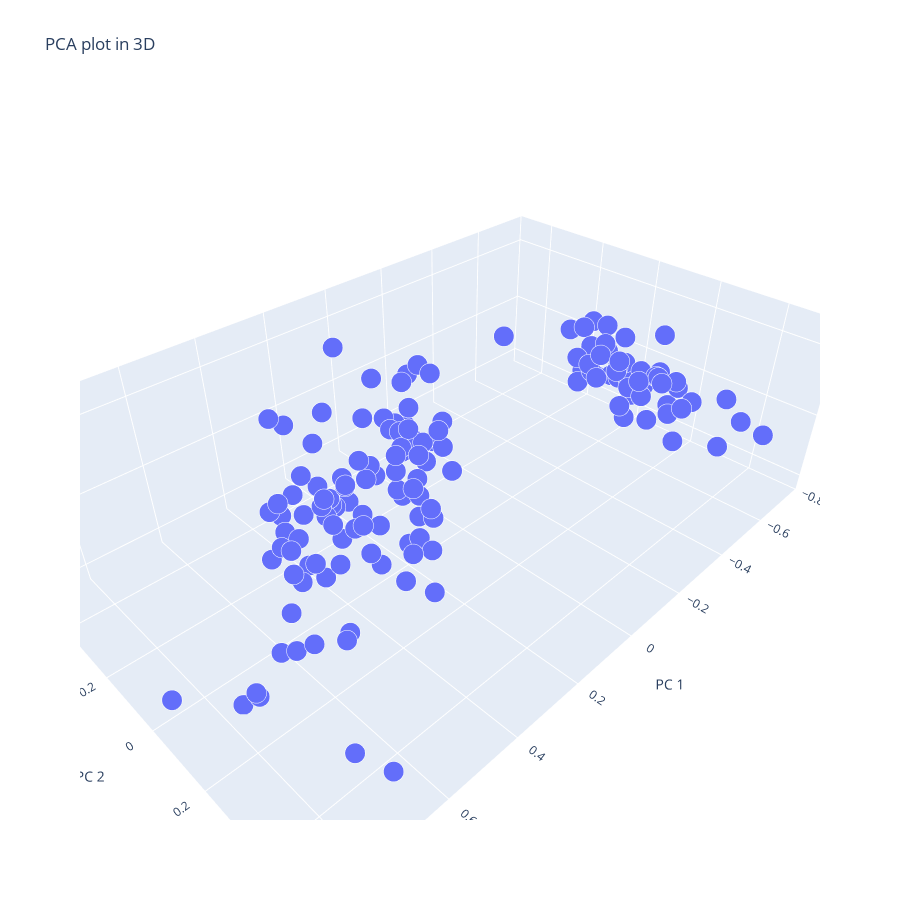

The code cell stored with this chart in its notebook:
### Code cell
PCAplot3D(X)

### Figure 1 — Plotly figure (JSON) as saved in the notebook; plotly's stock layout.template omitted (floating-point values rounded to 4 significant figures; data arrays with more than 128 entries replaced by an {"elided": "..."} marker saying what was removed)
{"data": [{"hovertemplate": "PC 1=%{x}<br>PC 2=%{y}<br>PC 3=%{z}<br>size=%{marker.size}<extra></extra>", "legendgroup": "", "marker": {"color": "#636efa", "opacity": 1, "size": {"elided": "150 float values"}, "sizemode": "area", "sizeref": 0.00025, "symbol": "circle"}, "mode": "markers", "name": "", "scene": "scene", "showlegend": false, "type": "scatter3d", "x": {"elided": "150 float values"}, "y": {"elided": "150 float values"}, "z": {"elided": "150 float values"}}], "layout": {"height": 900, "legend": {"itemsizing": "constant", "tracegroupgap": 0}, "scene": {"aspectmode": "auto", "aspectratio": {"x": 1.74, "y": 1.081, "z": 0.5317}, "camera": {"center": {"x": 0, "y": 0, "z": 0}, "eye": {"x": 1.25, "y": 1.25, "z": 1.25}, "projection": {"type": "perspective"}, "up": {"x": 0, "y": 0, "z": 1}}, "domain": {"x": [0, 1], "y": [0, 1]}, "xaxis": {"title": {"text": "PC 1"}, "type": "linear"}, "yaxis": {"title": {"text": "PC 2"}, "type": "linear"}, "zaxis": {"title": {"text": "PC 3"}, "type": "linear"}}, "title": {"text": "PCA plot in 3D"}, "width": 900}}
